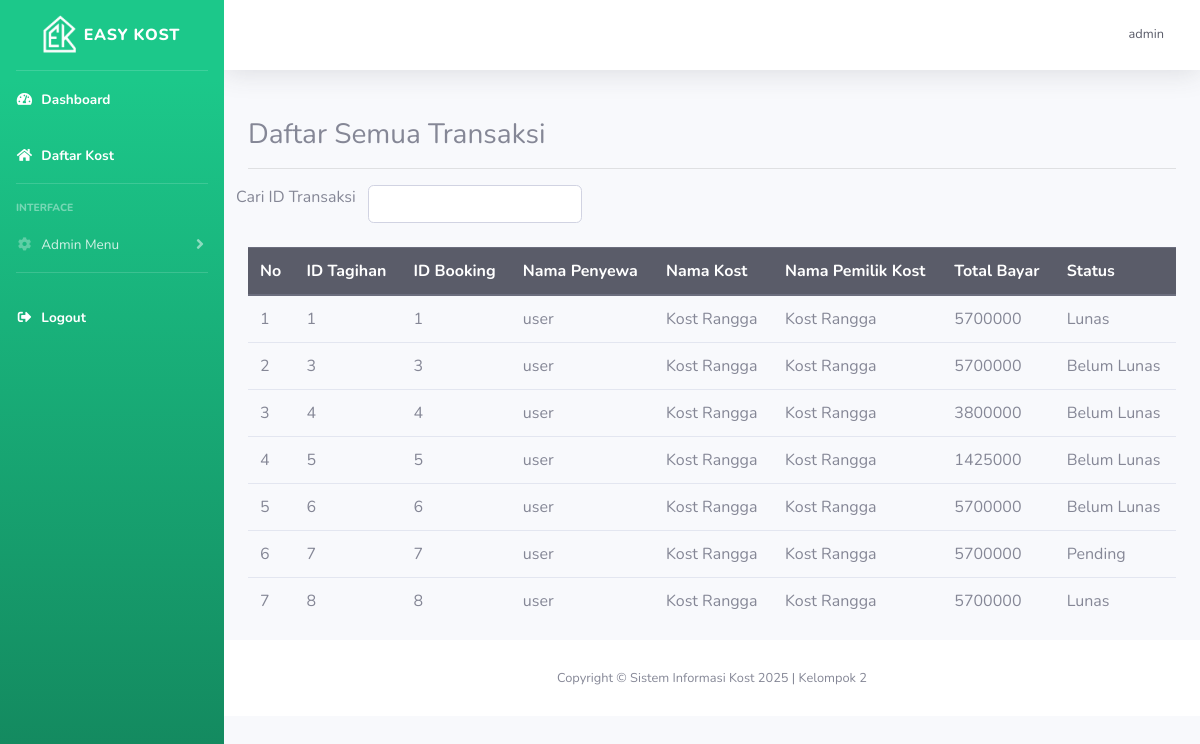
Page /kost/semua_transaksi.php (signed in) on the committed database.
### tables this page shows
CREATE TABLE `booking` (
  `id_booking` int(11) NOT NULL,
  `id_user` int(11) NOT NULL,
  `id_kamar` int(11) NOT NULL,
  `tanggal_masuk` date NOT NULL,
  `hitungan_sewa` int(11) NOT NULL,
  `durasi_sewa` int(11) NOT NULL,
  `tanggal_keluar` date NOT NULL,
  `jumlah_kamar` int(11) NOT NULL
);

CREATE TABLE `tagihan` (
  `no_tagihan` int(11) NOT NULL,
  `no_booking` int(11) NOT NULL,
  `total_tagihan` int(11) NOT NULL,
  `stats` int(11) NOT NULL,
  `tanggal_tagihan` timestamp NOT NULL DEFAULT current_timestamp() ON UPDATE current_timestamp(),
  `bukti_bayar` varchar(255) NOT NULL
);

CREATE TABLE `user` (
  `id` int(11) NOT NULL,
  `nama_lengkap` varchar(255) NOT NULL,
  `email` varchar(255) NOT NULL,
  `username` varchar(255) NOT NULL,
  `password` varchar(255) NOT NULL,
  `no_hp` varchar(255) NOT NULL,
  `pekerjaan` varchar(255) NOT NULL,
  `jenis_kelamin` varchar(25) NOT NULL,
  `foto_ktp` varchar(255) NOT NULL,
  `foto_profil` text NOT NULL,
  `roles` int(11) NOT NULL,
  `id_kost_saya` int(11) NOT NULL
);

CREATE TABLE `kost` (
  `id_kost` int(11) NOT NULL,
  `nama_kost` varchar(255) NOT NULL,
  `tipe_kost` varchar(255) NOT NULL,
  `jenis_kost` varchar(255) NOT NULL,
  `jumlah_kamar` int(11) NOT NULL,
  `tanggal_tagih` date NOT NULL,
  `nama_pemilik` text NOT NULL,
  `nama_bank` text NOT NULL,
  `no_rekening` int(11) NOT NULL,
  `foto_bangunan_utama` varchar(255) NOT NULL,
  `foto_kamar` varchar(255) NOT NULL,
  `foto_kamar_mandi` varchar(255) NOT NULL,
  `foto_interior` varchar(255) NOT NULL,
  `provinsi` varchar(25) NOT NULL,
  `kota` varchar(25) NOT NULL,
  `kecamatan` varchar(25) NOT NULL,
  `kelurahan` varchar(25) NOT NULL,
  `alamat` varchar(255) NOT NULL,
  `harga_sewa` int(11) NOT NULL,
  `kontak` varchar(255) NOT NULL,
  `deskripsi` text NOT NULL,
  `id_pemilik` int(11) NOT NULL,
  `fasilitas_kost` text NOT NULL
);

### kost/semua_transaksi.php (the view)
<?php
include "template/header.php";
$query2 = "SELECT * FROM booking JOIN tagihan ON booking.id_booking=tagihan.no_booking JOIN kamar ON booking.id_kamar=kamar.id_kamar JOIN kost ON kost.id_kost=kamar.id_kost JOIN user on booking.id_user=user.id";
$data2 = mysqli_query($koneksi, $query2);
if ($d['roles'] == 3) {
?>
    <div class="container">
        <h3>Daftar Semua Transaksi</h3>
        <hr>
        <div class="row">
            Cari ID Transaksi<div class="col-md-3"><input class="form-control" type="text" name="cari" id="cari" class="cari"></div>
        </div>
        <br>
        <div class="row">
            <div class="col">
                <table class="table">
                    <thead class=" thead-dark">
                        <th>No</th>
                        <th>ID Tagihan</th>
                        <th>ID Booking</th>
                        <th>Nama Penyewa</th>
                        <th>Nama Kost</th>
                        <th>Nama Pemilik Kost</th>
                        <th>Total Bayar</th>
                        <th>Status</th>
                    </thead>
                    <tbody>
                        <?php
                        $i = 0;
                        while ($p = mysqli_fetch_array($data2)) {
                            $i++;
                        ?>
                            <tr>
                                <td><?php echo $i ?></td>
                                <td><?php echo $p['no_tagihan'] ?></td>
                                <td><?php echo $p['id_booking'] ?></td>
                                <td><?php echo $p['nama_lengkap'] ?></td>
                                <td><?php echo $p['nama_kost'] ?></td>
                                <td><?php echo $p['nama_pemilik'] ?></td>
                                <td><?php echo $p['total_tagihan'] ?></td>
                                <td><?php
                                    $stat = $p['stats'];
                                    if ($stat == 1) {
                                        echo "Lunas";
                                    } elseif ($stat == 2) {
                                        echo "Pending";
                                    } else {
                                        echo "Belum Lunas";
                                    } ?></td>
                            </tr>
                        <?php } ?>
                    </tbody>
                </table>
            </div>
        </div>
    </div>
<?php
}
include "template/footer.php";
?>

### rows in the picture
booking: tagihan.no_tagihan "1", id_booking "1", id_user.nama_lengkap "user", kost.nama_kost "Kost Rangga", kost.nama_pemilik "Kost Rangga", tagihan.total_tagihan "5700000", shows "Lunas"
booking: tagihan.no_tagihan "3", id_booking "3", id_user.nama_lengkap "user", kost.nama_kost "Kost Rangga", kost.nama_pemilik "Kost Rangga", tagihan.total_tagihan "5700000", shows "Belum Lunas"
booking: tagihan.no_tagihan "4", id_booking "4", id_user.nama_lengkap "user", kost.nama_kost "Kost Rangga", kost.nama_pemilik "Kost Rangga", tagihan.total_tagihan "3800000", shows "Belum Lunas"
booking: tagihan.no_tagihan "5", id_booking "5", id_user.nama_lengkap "user", kost.nama_kost "Kost Rangga", kost.nama_pemilik "Kost Rangga", tagihan.total_tagihan "1425000", shows "Belum Lunas"
booking: tagihan.no_tagihan "6", id_booking "6", id_user.nama_lengkap "user", kost.nama_kost "Kost Rangga", kost.nama_pemilik "Kost Rangga", tagihan.total_tagihan "5700000", shows "Belum Lunas"
booking: tagihan.no_tagihan "7", id_booking "7", id_user.nama_lengkap "user", kost.nama_kost "Kost Rangga", kost.nama_pemilik "Kost Rangga", tagihan.total_tagihan "5700000", shows "Pending"
booking: tagihan.no_tagihan "8", id_booking "8", id_user.nama_lengkap "user", kost.nama_kost "Kost Rangga", kost.nama_pemilik "Kost Rangga", tagihan.total_tagihan "5700000", shows "Lunas"

### other values in the picture
$_SESSION['username'] "admin"
